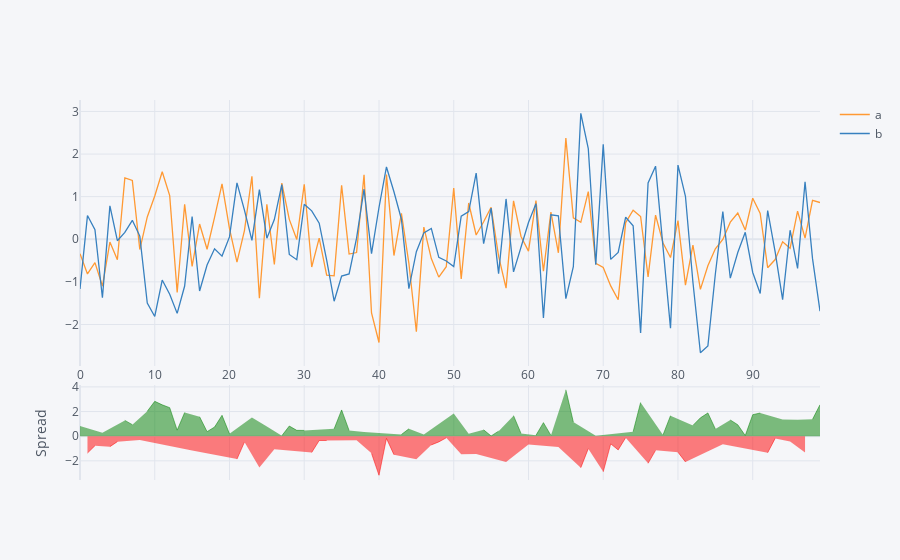

Notebook cell for this chart:
### Code cell
df[['a','b']].iplot(kind='spread')
